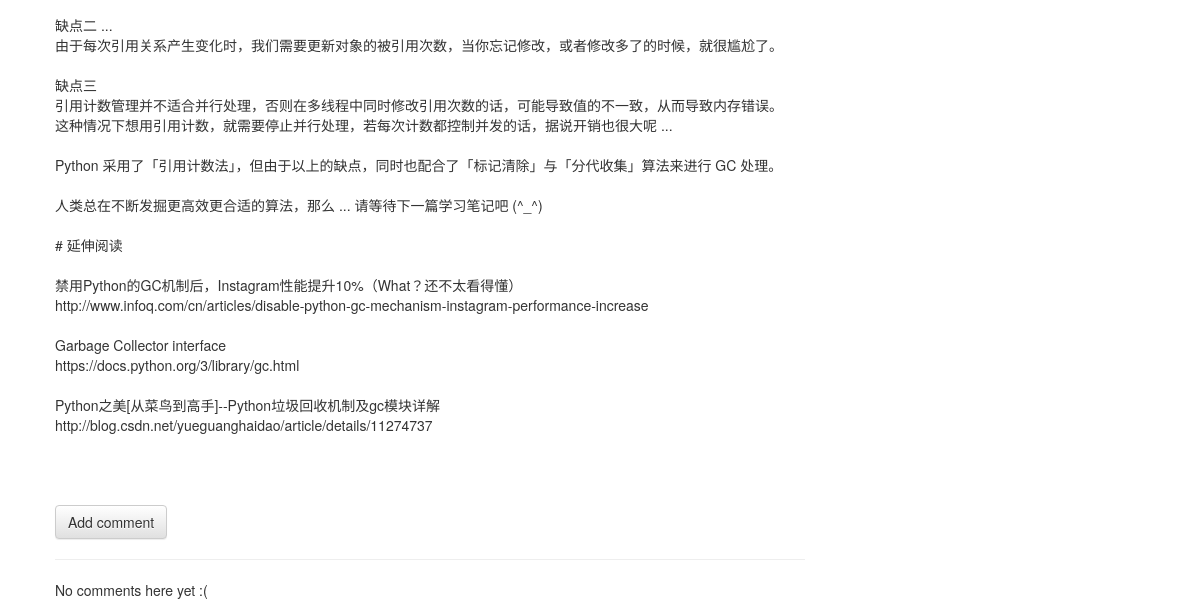
/post/7/ (lower part), run on an earlier commit of the app's database.
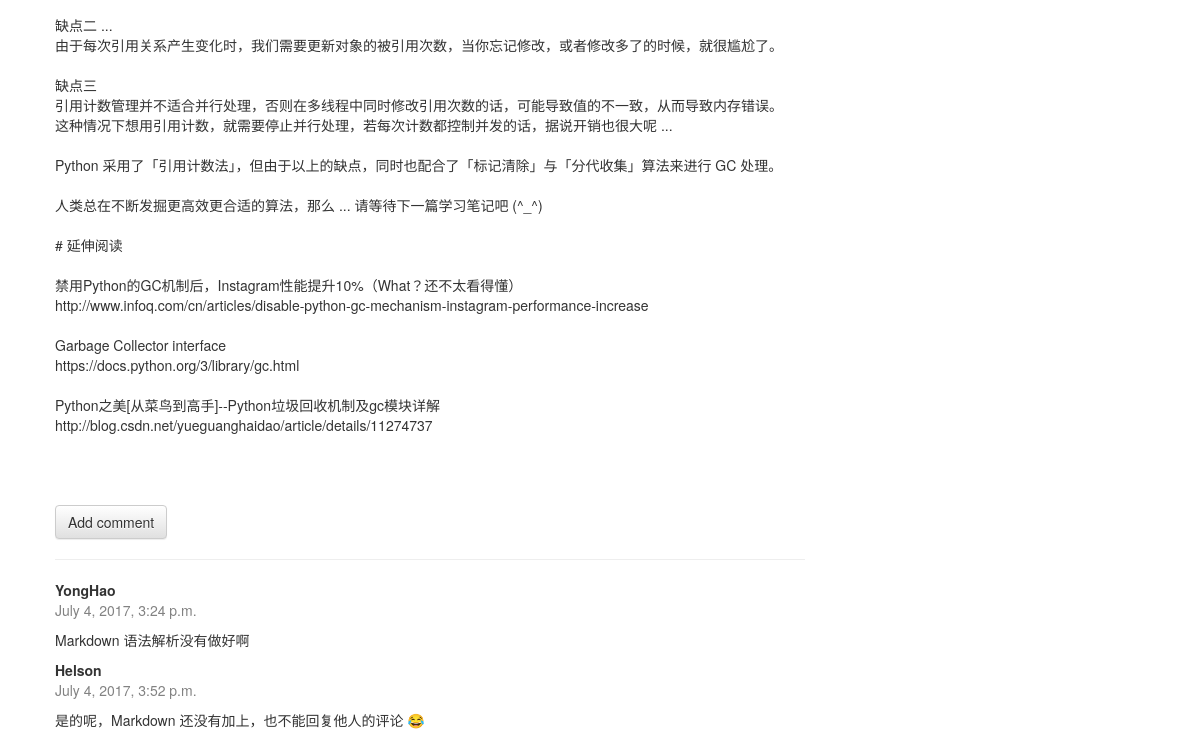
And on a later commit of the database.
### blog/models.py (models this page shows, shortened)
class Comment(models.Model):
    post = models.ForeignKey('blog.post', related_name='comments')
    author = models.CharField(max_length=200)
    text = models.TextField()
    created_date = models.DateTimeField(default=timezone.now)
    approved_comment = models.BooleanField(default=False)

### blog/views.py (the view)
# urls.py: url(r'^post/(?P<pk>\d+)/$', views.post_detail, name='post_detail'),
def post_detail(request, pk):
    post = get_object_or_404(Post, pk=pk)
    return render(request, 'blog/post_detail.html', {'post': post})

### blog/templates/blog/post_detail.html (shortened to what this page needs)
<!DOCTYPE html>
{% extends 'blog/base.html' %}
{% block content %}
    <div class="post">
        <br>
        <p>{{ post.text|linebreaksbr }}</p>
    </div>
    {% if post.published_date %}
        <a href="{% url 'add_comment_to_post' pk=post.pk %}" class="btn btn-default">Add comment</a>
        <hr>
        {% for comment in post.comments.all %}
            <div class="comment">
                <strong>{{ comment.author }}</strong>
                <div class="date">
                    {{ comment.created_date }}
                </div>
                <p>{{ comment.text|linebreaks }}</p>
            </div>
        {% empty %}
            <p>No comments here yet :(</p>
        {% endfor %}
    {% else %}
        <a class="btn btn-default" href="{% url 'post_publish' pk=post.pk %}">Publish</a>
    {% endif %}
{% endblock %}

What changed in the data, as far as the page shows it:
added Comment: author "YongHao", created_date "July 4, 2017, 3:24 p.m.", text "Markdown 语法解析没有做好啊"
added Comment: author "Helson", created_date "July 4, 2017, 3:52 p.m.", text "是的呢，Markdown 还没有加上，也不能回复他人的评论 😂"
Also different on the page:
text no longer shown: "No comments here yet :("
